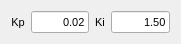
  <widget class="QWidget" name="layoutWidget_7">
   <property name="geometry">
    <rect>
     <x>499</x>
     <y>473</y>
     <width>181</width>
     <height>31</height>
    </rect>
   </property>
   <layout class="QGridLayout" name="gridLayout_10">
    <item row="0" column="0">
     <widget class="QLabel" name="label_166">
      <property name="font">
       <font>
        <pointsize>8</pointsize>
       </font>
      </property>
      <property name="text">
       <string>Kp</string>
      </property>
      <property name="alignment">
       <set>Qt::AlignCenter</set>
      </property>
     </widget>
    </item>
    <item row="0" column="2">
     <widget class="QLabel" name="label_167">
      <property name="font">
       <font>
        <pointsize>8</pointsize>
       </font>
      </property>
      <property name="text">
       <string>Ki</string>
      </property>
      <property name="alignment">
       <set>Qt::AlignCenter</set>
      </property>
     </widget>
    </item>
    <item row="0" column="3">
     <widget class="QLineEdit" name="CON_ANKLETORQUECOMP_KI">
      <property name="font">
       <font>
        <pointsize>8</pointsize>
       </font>
      </property>
      <property name="text">
       <string>1.50</string>
      </property>
      <property name="alignment">
       <set>Qt::AlignRight|Qt::AlignTrailing|Qt::AlignVCenter</set>
      </property>
     </widget>
    </item>
    <item row="0" column="1">
     <widget class="QLineEdit" name="CON_ANKLETORQUECOMP_KP">
      <property name="font">
       <font>
        <pointsize>8</pointsize>
       </font>
      </property>
      <property name="text">
       <string>0.02</string>
      </property>
      <property name="alignment">
       <set>Qt::AlignRight|Qt::AlignTrailing|Qt::AlignVCenter</set>
      </property>
     </widget>
    </item>
   </layout>
  </widget>
